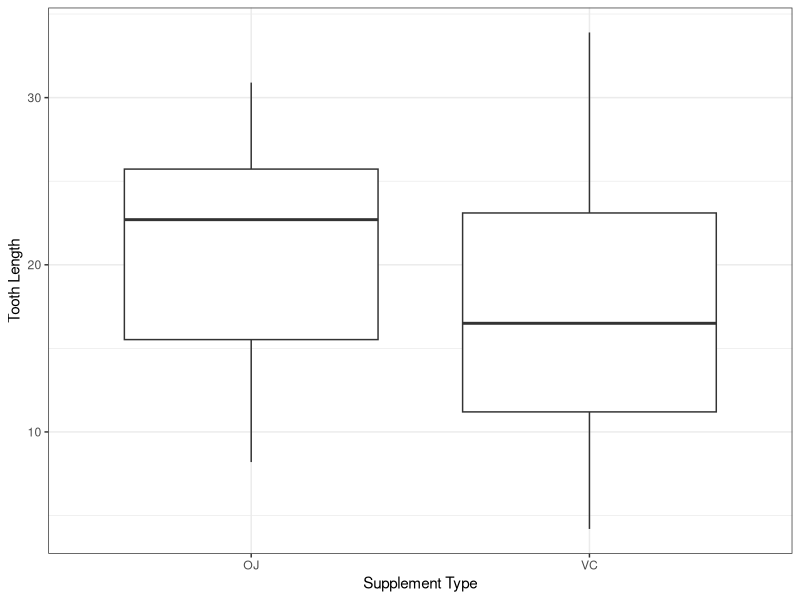
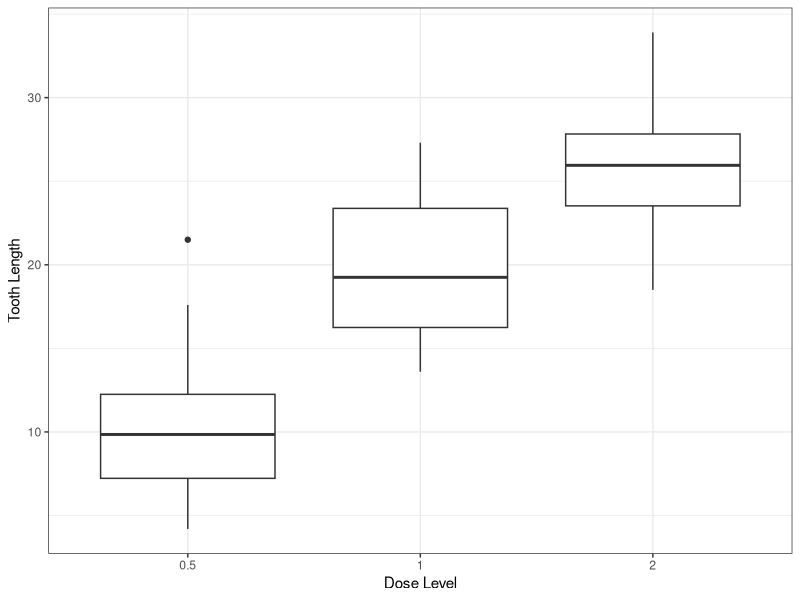
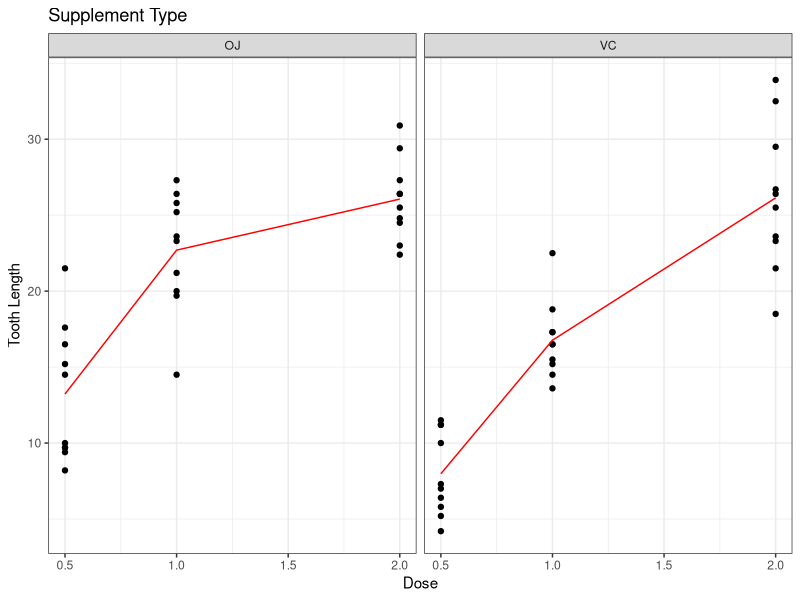

The R script that drew these images, in order:
## ---- chunk 1
library(datasets)
## ---- chunk 2
str(ToothGrowth)
## ---- chunk 3
with(ToothGrowth, table(dose, supp))
## ---- chunk 4
library(ggplot2)
## ---- chunk 5
ggplot(ToothGrowth, aes(y = len, x = supp)) + geom_boxplot() +
  xlab("Supplement Type") + ylab("Tooth Length") +
  theme_bw()
## ---- chunk 6
ggplot(ToothGrowth, aes(y = len, x = factor(dose))) + geom_boxplot() +
  xlab("Dose Level") + ylab("Tooth Length") +
  theme_bw()
## ---- chunk 7

ggplot(ToothGrowth, aes(y = len, x = dose)) + geom_point() +
  xlab("Dose") + ylab("Tooth Length") + ggtitle("Supplement Type") +
  stat_summary(fun.y=mean, colour="red", geom="line", aes(group = 1)) +
  facet_grid(. ~ supp) + 
  theme_bw()
## ---- chunk 8
library(data.table)
data <- data.table(ToothGrowth)

library(xtable)
options(xtable.comment = FALSE)

print(xtable(data[, list(mean=mean(len), sd=sd(len)), by=c("supp")],
             caption="Mean and standard deviation by supplement type"),
      include.rownames=FALSE)
## ---- chunk 9
print(xtable(data[, list(mean=mean(len), sd=sd(len)), by=c("dose")],
             caption="Mean and standard deviation by dose level"),
      include.rownames=FALSE)

print(xtable(data[, list(mean=mean(len), sd=sd(len)), by=c("dose", "supp")],
             caption="Mean and standard deviation by dose and supplement type"),
      include.rownames=FALSE)
## ---- chunk 10
t.test(len ~ supp, data = ToothGrowth)
## ---- chunk 11
dose05 <- t.test(len ~ supp, data = data[data$dose==0.5])
dose10 <- t.test(len ~ supp, data = data[data$dose==1.0])
dose20 <- t.test(len ~ supp, data = data[data$dose==2.0])

# Need to find a less tedious way to assemble the output dataframe:
t.dose <- data.frame(comparison = rep("OJ and VC",3),
                     dose = c(0.5,1.0,2.0),
                     lower = c(dose05$conf.int[1],
                               dose10$conf.int[1],
                               dose20$conf.int[1]),
                     upper = c(dose05$conf.int[2],
                               dose10$conf.int[2],
                               dose20$conf.int[2]),
                     mean.x = c(unname(dose05$estimate[1]),
                                 unname(dose10$estimate[1]),
                                 unname(dose20$estimate[1])),
                     mean.y = c(unname(dose05$estimate[2]),
                                 unname(dose10$estimate[2]),
                                 unname(dose20$estimate[2])),
                     p.value = c(dose05$p.value,
                                 dose10$p.value,
                                 dose20$p.value))

print(xtable(t.dose, caption="t-test results comparing supplement types by dose level"),
      include.rownames=FALSE)
## ---- chunk 12
data05.oj <- data[data$dose==0.5 & data$supp=="OJ"]
data10.oj <- data[data$dose==1.0 & data$supp=="OJ"]
data20.oj <- data[data$dose==2.0 & data$supp=="OJ"]

dose05.10.oj <- t.test(y = data05.oj$len, x = data10.oj$len)
dose10.20.oj <- t.test(y = data10.oj$len, x = data20.oj$len)

data20.vc <- data[data$dose==2.0 & data$supp=="VC"]
data10.vc <- data[data$dose==1.0 & data$supp=="VC"]
data05.vc <- data[data$dose==0.5 & data$supp=="VC"]

dose05.10.vc <- t.test(y = data05.vc$len, x = data10.vc$len)
dose10.20.vc <- t.test(y = data10.vc$len, x = data20.vc$len)

# Need to find a less tedious way to assemble the output dataframe:
t.dose <- data.frame(comparison = rep(c("1.0 mg and 0.5 mg",
                                    "2.0 mg and 1.0 mg"),2),
                     supp = c(rep("OJ",2),rep("VC",2)),
                     lower = c(dose05.10.oj$conf.int[1],
                               dose10.20.oj$conf.int[1],
                               dose05.10.vc$conf.int[1],
                               dose10.20.vc$conf.int[1]),
                     upper = c(dose05.10.oj$conf.int[2],
                               dose10.20.oj$conf.int[2],
                               dose05.10.vc$conf.int[2],
                               dose10.20.vc$conf.int[2]),
                     mean.x = c(unname(dose05.10.oj$estimate[1]),
                               unname(dose10.20.oj$estimate[1]),
                               unname(dose05.10.vc$estimate[1]),
                               unname(dose10.20.vc$estimate[1])),
                     mean.y = c(unname(dose05.10.oj$estimate[2]),
                               unname(dose10.20.oj$estimate[2]),
                               unname(dose05.10.vc$estimate[2]),
                               unname(dose10.20.vc$estimate[2])),
                     p.value = c(dose05.10.oj$p.value,
                                 dose10.20.oj$p.value,
                                 dose05.10.vc$p.value,
                                 dose10.20.vc$p.value))

print(xtable(t.dose, caption="t-test results comparing dose levels by supplement type"),
      include.rownames=FALSE)
